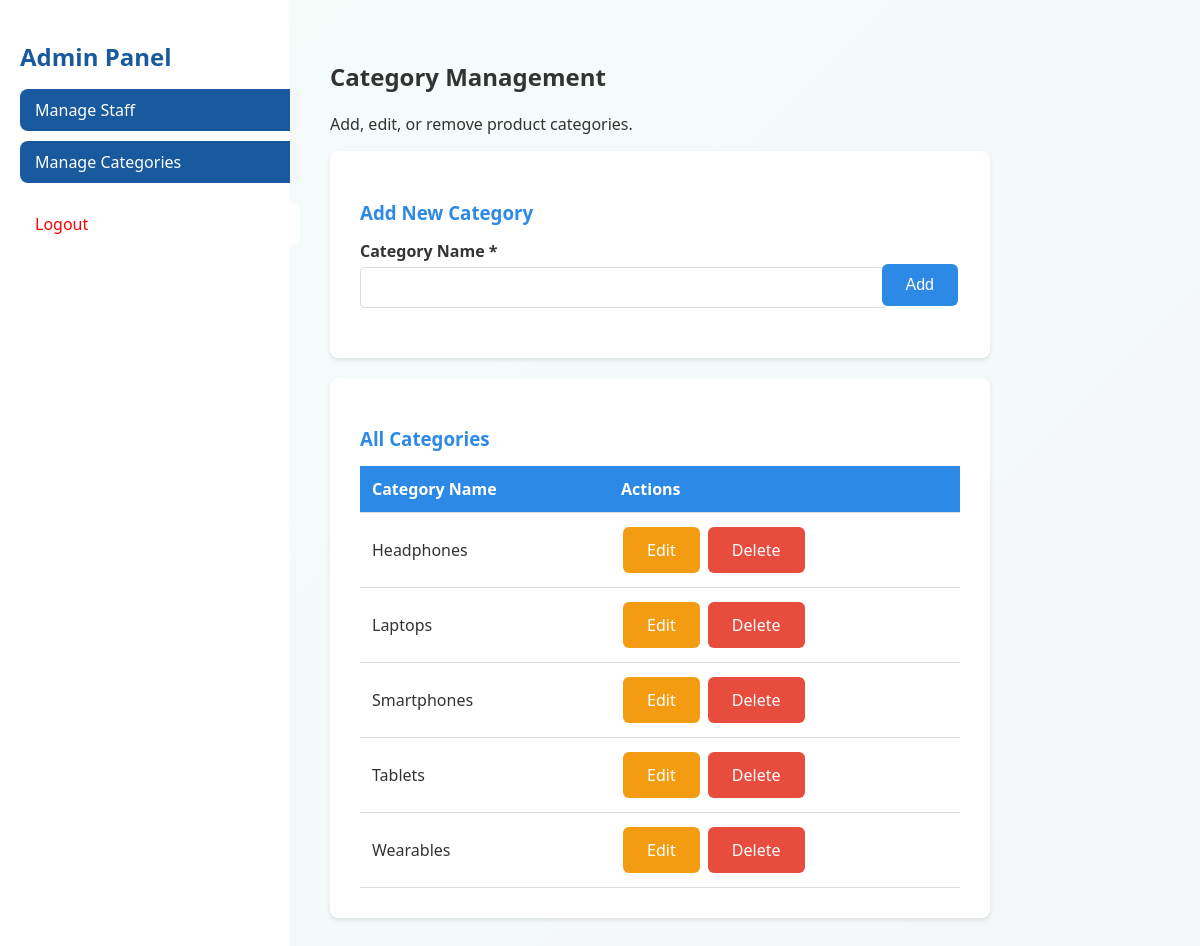
Screenshot of /admin/category_management.php (signed in) with the database file from the repository.
### tables this page shows
CREATE TABLE categories (
    cat_id INT(11) PRIMARY KEY AUTO_INCREMENT,
    cat_name VARCHAR(100) NOT NULL UNIQUE
);

### admin/category_management.php (the view, shortened to what this page needs)
<?php
include '../db_connect.php';
$edit_category = null;
$sql = "SELECT * FROM categories ORDER BY cat_name";
$result = $conn->query($sql);
?>
<!DOCTYPE html>
<html lang="en">
<head>
  <link rel="stylesheet" href="../css/admin_dashboard.css">
  <link rel="stylesheet" href="../css/admin_forms.css">
</head>
<body>
  <div class="dashboard">
    <aside class="sidebar">
      <h2>Admin Panel</h2>
      <ul>
        <li><a href="staff_management.php">Manage Staff</a></li>
        <li><a href="category_management.php">Manage Categories</a></li>
        <li><a class="logout-link" href="../authentication/logout.php">Logout</a></li>
      </ul>
    </aside>
    <main class="main-content">
      <h2>Category Management</h2>
      <p>Add, edit, or remove product categories.</p>
      <div class="section">
        <h3><?php echo $edit_category ? 'Edit Category' : 'Add New Category'; ?></h3>
        <form method="post" action="category_management.php">
          <div class="form-group" style="display:flex; align-items:flex-end; gap:15px;">
            <div style="flex-grow:1;">
              <label for="cat_name">Category Name *</label>
              <input type="text" id="cat_name" name="cat_name" value="<?php echo $edit_category ? htmlspecialchars($edit_category['cat_name']) : ''; ?>" required>
            </div>
            <?php if ($edit_category): ?>
              <button type="submit" name="update_category" class="btn btn-primary">Update</button>
              <a href="category_management.php" class="btn btn-secondary">Cancel Edit</a>
            <?php else: ?>
              <button type="submit" name="add_category" class="btn btn-primary">Add</button>
            <?php endif; ?>
          </div>
        </form>
      </div>
      <div class="section">
        <h3>All Categories</h3>
        <?php if ($result->num_rows > 0): ?>
          <table>
            <thead>
              <tr>
                <th>Category Name</th>
                <th>Actions</th>
              </tr>
            </thead>
            <tbody>
              <?php while ($category = $result->fetch_assoc()): ?>
                <tr>
                  <td><?php echo htmlspecialchars($category['cat_name']); ?></td>
                  <td>
                    <a href="?edit=<?php echo $category['cat_id']; ?>" class="btn btn-warning">Edit</a>
                    <a href="?delete=<?php echo $category['cat_id']; ?>" class="btn btn-danger" onclick="return confirm('Are you sure you want to delete this category?')">Delete</a>
                  </td>
                </tr>
              <?php endwhile; ?>
            </tbody>
          </table>
        <?php else: ?>
          <p>No categories found.</p>
        <?php endif; ?>
      </div>
    </main>
  </div>
</body>
</html>

### css/admin_dashboard.css (style rules this page uses)
body { margin: 0; font-family: 'Segoe UI', sans-serif; display: flex; height: 100vh; background: linear-gradient(135deg, #43cea2, #185a9d); color: #333; }
.dashboard { display: flex; width: 100%; }
.sidebar { background: white; padding: 20px; width: 250px; box-shadow: 2px 0 5px rgba(0,0,0,0.1); }
.sidebar h2 { margin-bottom: 10px; color: #185a9d; }
.sidebar ul { list-style: none; padding: 0; }
.sidebar li { margin: 10px 0; }
.sidebar a { background: #185a9d; color: white; padding: 10px 15px; border: none; border-radius: 8px; text-decoration: none; cursor: pointer; width: 100%; text-align: left; transition: background 0.3s ease; display: block; }
.main-content { flex: 1; padding: 40px; background: rgba(255,255,255,0.95); overflow-y: auto; }
.logout-link { margin-top: 20px; display: block; color: red !important; background: #fff !important; text-align: center; border: 1px solid red; }
.section { background: white; padding: 20px; border-radius: 8px; margin-bottom: 20px; box-shadow: 0 2px 4px rgba(0,0,0,0.1); }
.section h2, .section h3 { color: #2d89e6; margin-bottom: 15px; }
table { width: 100%; border-collapse: collapse; margin-top: 15px; }
th, td { padding: 12px; text-align: left; border-bottom: 1px solid #ddd; }
th { background-color: #2d89e6; color: white; }
.btn { padding: 8px 16px; border: none; border-radius: 4px; cursor: pointer; margin: 2px; text-decoration: none; display: inline-block; color: white; }
.btn-warning { background: #f39c12; }
.btn-danger { background: #e74c3c; }

### css/admin_forms.css (style rules this page uses)
body { margin: 0; font-family: 'Segoe UI', sans-serif; display: flex; height: 100vh; background: linear-gradient(135deg, #43cea2, #185a9d); color: #333; }
.dashboard { display: flex; width: 100%; }
.sidebar { background: white; padding: 20px; width: 250px; box-shadow: 2px 0 5px rgba(0,0,0,0.1); }
.sidebar h2 { margin-bottom: 10px; color: #185a9d; }
.sidebar ul { list-style: none; padding: 0; }
.sidebar li { margin: 10px 0; }
.sidebar a { background: #185a9d; color: white; padding: 10px 15px; border: none; border-radius: 8px; text-decoration: none; cursor: pointer; width: 100%; text-align: left; transition: background 0.3s ease; display: block; }
.main-content { flex: 1; padding: 40px; background: rgba(255,255,255,0.95); overflow-y: auto; }
.logout-link { margin-top: 20px; display: block; color: red !important; background: #fff !important; text-align: center; border: 1px solid red; }
.section { background: white; padding: 30px; border-radius: 8px; margin-bottom: 20px; box-shadow: 0 2px 4px rgba(0,0,0,0.1); max-width: 600px; }
.form-group { margin-bottom: 20px; }
.form-group label { display: block; margin-bottom: 5px; font-weight: bold; color: #333; }
.form-group input, .form-group select, .form-group textarea { width: 100%; padding: 10px; border: 1px solid #ddd; border-radius: 4px; font-size: 14px; font-family: inherit; }
.btn { padding: 12px 24px; border: none; border-radius: 6px; cursor: pointer; font-size: 16px; text-decoration: none; display: inline-block; }
.btn-primary { background: #2d89e6; color: white; }

### rows the page displays
categories: cat_name "Headphones"
categories: cat_name "Laptops"
categories: cat_name "Smartphones"
categories: cat_name "Tablets"
categories: cat_name "Wearables"
